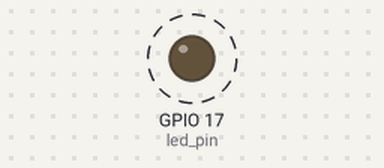
The program below on a simulated Raspberry Pi (BCM pin numbers). Parts: output pins drawn as LEDs (lit = HIGH). Dashed ring = blinking.

Above: at 0.4 s.
Timing chart, 0 to 3.0 s (numbered marks = the images above):
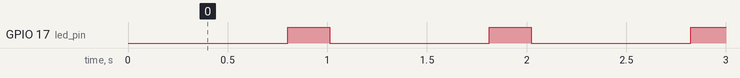

The program:

001_6_gpio_output6.py
```python
'''
gpio17에 led 연결
10 단계로 점점 밝아 지도록 제어 <- sleep 시간 조정
'''
import RPi.GPIO as GPIO
import time

led_pin = 17

GPIO.setmode(GPIO.BCM)

GPIO.setup(led_pin, GPIO.OUT)

try :
    while True :
        for t_high in range(0, 101) :
            GPIO.output(led_pin, True)
            time.sleep(t_high*0.0001)
            GPIO.output(led_pin, False)
            time.sleep( (100-t_high)*0.0001)
except KeyboardInterrupt :
    print('Key interrupt')

GPIO.cleanup()
```

Measured:
- by itself, GPIO 17 (led_pin): alternates HIGH for 0.21 s and LOW for 0.80 s
